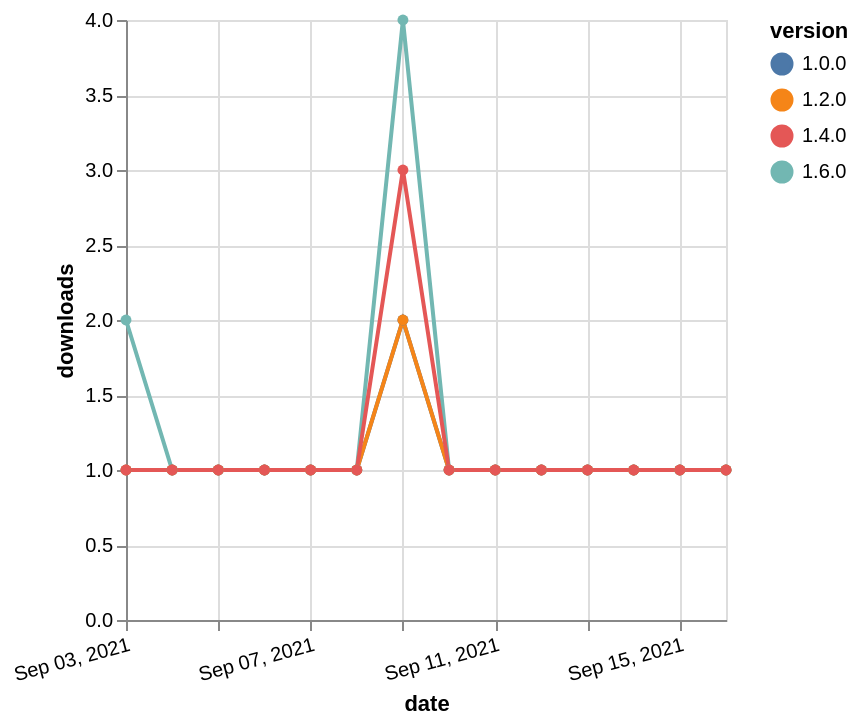

Describe this chart as a Vega-Lite specification.
### Vega-Lite specification from a JSON file in a GitHub repository (floating-point values rounded to 4 significant figures)
{"$schema": "https://vega.github.io/schema/vega-lite/v5.json", "description": "A simple bar chart with embedded data.", "data": {"values": [{"date": "2021-09-03", "total": 133, "delta": 2, "version": "1.6.0"}, {"date": "2021-09-04", "total": 134, "delta": 1, "version": "1.6.0"}, {"date": "2021-09-05", "total": 135, "delta": 1, "version": "1.6.0"}, {"date": "2021-09-06", "total": 136, "delta": 1, "version": "1.6.0"}, {"date": "2021-09-07", "total": 137, "delta": 1, "version": "1.6.0"}, {"date": "2021-09-08", "total": 138, "delta": 1, "version": "1.6.0"}, {"date": "2021-09-09", "total": 142, "delta": 4, "version": "1.6.0"}, {"date": "2021-09-10", "total": 143, "delta": 1, "version": "1.6.0"}, {"date": "2021-09-11", "total": 144, "delta": 1, "version": "1.6.0"}, {"date": "2021-09-12", "total": 145, "delta": 1, "version": "1.6.0"}, {"date": "2021-09-13", "total": 146, "delta": 1, "version": "1.6.0"}, {"date": "2021-09-14", "total": 147, "delta": 1, "version": "1.6.0"}, {"date": "2021-09-15", "total": 148, "delta": 1, "version": "1.6.0"}, {"date": "2021-09-16", "total": 149, "delta": 1, "version": "1.6.0"}, {"date": "2021-09-03", "total": 202, "delta": 1, "version": "1.0.0"}, {"date": "2021-09-04", "total": 203, "delta": 1, "version": "1.0.0"}, {"date": "2021-09-05", "total": 204, "delta": 1, "version": "1.0.0"}, {"date": "2021-09-06", "total": 205, "delta": 1, "version": "1.0.0"}, {"date": "2021-09-07", "total": 206, "delta": 1, "version": "1.0.0"}, {"date": "2021-09-08", "total": 207, "delta": 1, "version": "1.0.0"}, {"date": "2021-09-09", "total": 209, "delta": 2, "version": "1.0.0"}, {"date": "2021-09-10", "total": 210, "delta": 1, "version": "1.0.0"}, {"date": "2021-09-11", "total": 211, "delta": 1, "version": "1.0.0"}, {"date": "2021-09-12", "total": 212, "delta": 1, "version": "1.0.0"}, {"date": "2021-09-13", "total": 213, "delta": 1, "version": "1.0.0"}, {"date": "2021-09-14", "total": 214, "delta": 1, "version": "1.0.0"}, {"date": "2021-09-15", "total": 215, "delta": 1, "version": "1.0.0"}, {"date": "2021-09-16", "total": 216, "delta": 1, "version": "1.0.0"}, {"date": "2021-09-03", "total": 169, "delta": 1, "version": "1.2.0"}, {"date": "2021-09-04", "total": 170, "delta": 1, "version": "1.2.0"}, {"date": "2021-09-05", "total": 171, "delta": 1, "version": "1.2.0"}, {"date": "2021-09-06", "total": 172, "delta": 1, "version": "1.2.0"}, {"date": "2021-09-07", "total": 173, "delta": 1, "version": "1.2.0"}, {"date": "2021-09-08", "total": 174, "delta": 1, "version": "1.2.0"}, {"date": "2021-09-09", "total": 176, "delta": 2, "version": "1.2.0"}, {"date": "2021-09-10", "total": 177, "delta": 1, "version": "1.2.0"}, {"date": "2021-09-11", "total": 178, "delta": 1, "version": "1.2.0"}, {"date": "2021-09-12", "total": 179, "delta": 1, "version": "1.2.0"}, {"date": "2021-09-13", "total": 180, "delta": 1, "version": "1.2.0"}, {"date": "2021-09-14", "total": 181, "delta": 1, "version": "1.2.0"}, {"date": "2021-09-15", "total": 182, "delta": 1, "version": "1.2.0"}, {"date": "2021-09-16", "total": 183, "delta": 1, "version": "1.2.0"}, {"date": "2021-09-03", "total": 202, "delta": 1, "version": "1.4.0"}, {"date": "2021-09-04", "total": 203, "delta": 1, "version": "1.4.0"}, {"date": "2021-09-05", "total": 204, "delta": 1, "version": "1.4.0"}, {"date": "2021-09-06", "total": 205, "delta": 1, "version": "1.4.0"}, {"date": "2021-09-07", "total": 206, "delta": 1, "version": "1.4.0"}, {"date": "2021-09-08", "total": 207, "delta": 1, "version": "1.4.0"}, {"date": "2021-09-09", "total": 210, "delta": 3, "version": "1.4.0"}, {"date": "2021-09-10", "total": 211, "delta": 1, "version": "1.4.0"}, {"date": "2021-09-11", "total": 212, "delta": 1, "version": "1.4.0"}, {"date": "2021-09-12", "total": 213, "delta": 1, "version": "1.4.0"}, {"date": "2021-09-13", "total": 214, "delta": 1, "version": "1.4.0"}, {"date": "2021-09-14", "total": 215, "delta": 1, "version": "1.4.0"}, {"date": "2021-09-15", "total": 216, "delta": 1, "version": "1.4.0"}, {"date": "2021-09-16", "total": 217, "delta": 1, "version": "1.4.0"}]}, "width": "container", "mark": {"type": "line", "point": {"filled": true}}, "encoding": {"x": {"field": "date", "type": "temporal", "timeUnit": "yearmonthdate", "title": "date", "axis": {"labelAngle": -15}}, "y": {"field": "delta", "type": "quantitative", "title": "downloads"}, "color": {"field": "version", "type": "nominal"}, "tooltip": {"field": "delta"}}}
